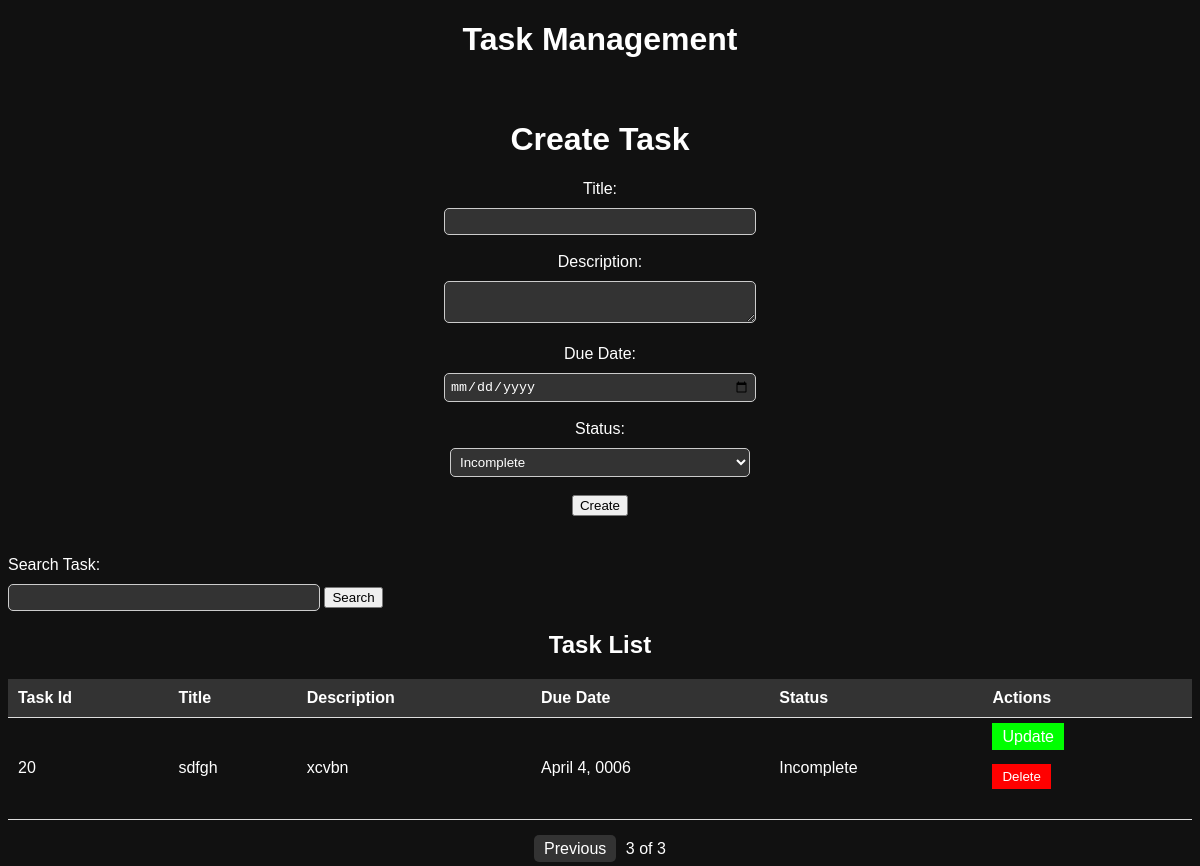
Before: /tasks/?page=3 with the older database file.
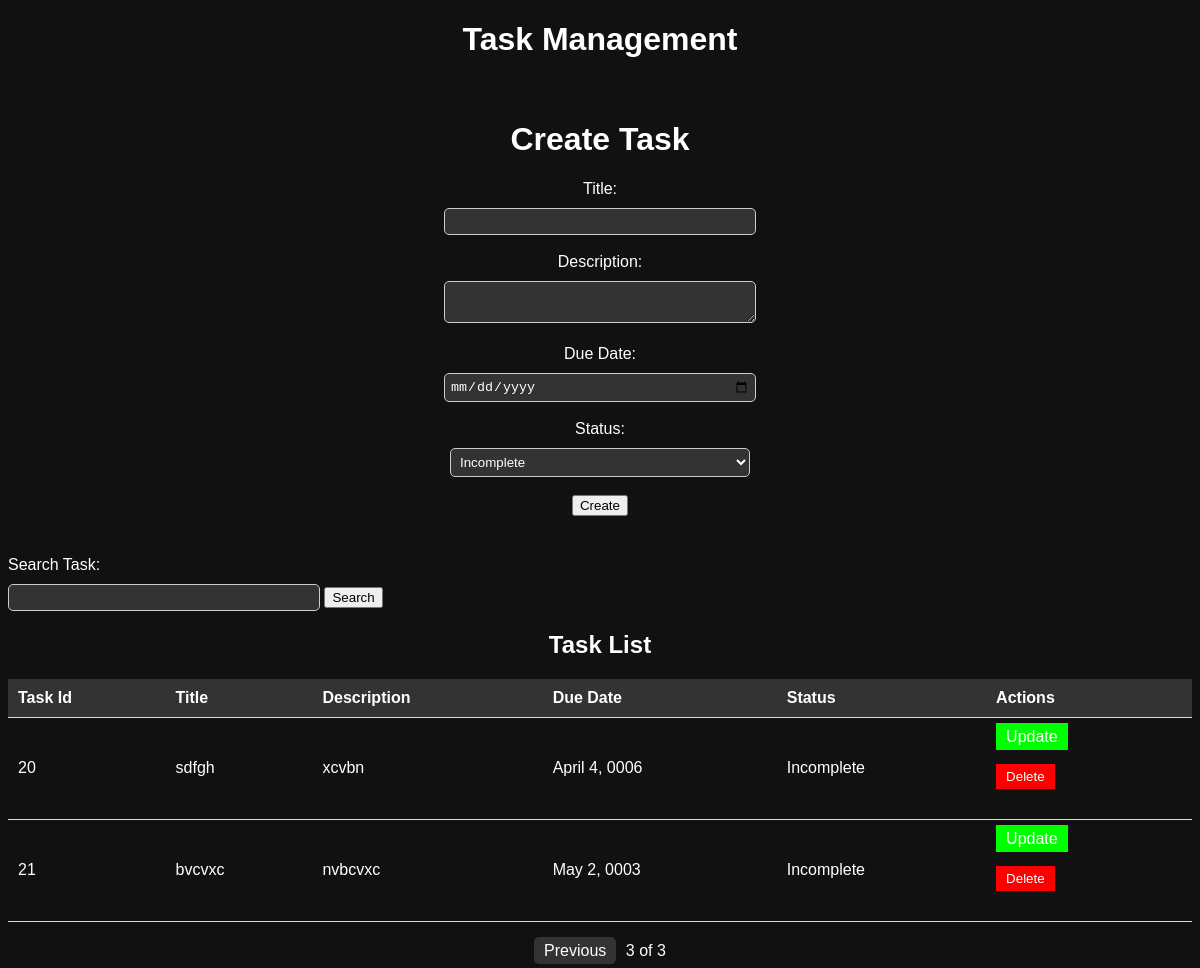
After: the same page with the newer database file.
### ums_app/models.py (models this page shows, shortened)
class Task(models.Model):
    STATUS_CHOICES = (
        ('Incomplete', 'Incomplete'),
        ('In Progress', 'In Progress'),
        ('Completed', 'Completed'),
    )
    title = models.CharField(max_length=255)
    id = models.AutoField(primary_key=True)
    description = models.TextField()
    due_date = models.DateField()
    status = models.CharField(max_length=20, choices=STATUS_CHOICES)

### ums_app/views.py (the view)
# urls.py: path('tasks/', views.create_task, name='create_task'),
def create_task(request):
    if request.method == 'POST':
        serializer = TaskSerializer(data=request.POST)
        if serializer.is_valid():
            serializer.save()
            return redirect('create_task')  # Redirect to the home page
    else:
        serializer = TaskSerializer()
    tasks = Task.objects.all()
    search_query = request.GET.get('search')
    if search_query:
        tasks = tasks.filter(id=search_query)
    paginator = Paginator(tasks, 5)  # Set the number of tasks per page
    page_number = request.GET.get('page')
    page_obj = paginator.get_page(page_number)
    return render(request, 'create_task.html', {'serializer': serializer, 'tasks': tasks, 'page_obj': page_obj, 'search_results': tasks})

### ums_app/templates/create_task.html (shortened to what this page needs)
<!DOCTYPE html>
<html>
<head>
</head>
<body>
    <h1>Task Management</h1>
    <div class="container">
        <h1>Create Task</h1>
        <form method="post">
            <label for="title">Title:</label>
            <br>
            <input type="text" id="title" name="title" required>
            <br>
            <br>
            <label for="description">Description:</label>
            <br>
            <textarea id="description" name="description" required></textarea>
            <br>
            <br>
            <label for="due_date">Due Date:</label>
            <br>
            <input type="date" id="due_date" name="due_date" required>
            <br>
            <br>
            <label for="status">Status:</label>
            <br>
            <select id="status" name="status" required>
                <option value="Incomplete">Incomplete</option>
            </select>
            <br>
            <br>
            <button type="submit" class="btn btn-success">Create</button>
        </form>
    </div>
    <form method="get" action="{% url 'create_task' %}">
    <label for="search">Search Task:</label>
        <br>
    <input type="text" id="search" name="search">
    <button type="submit">Search</button>
</form>
    <h2>Task List</h2>
    <table>
        <tr>
            <th>Task Id</th>
            <th>Title</th>
            <th>Description</th>
            <th>Due Date</th>
            <th>Status</th>
            <th>Actions</th>
        </tr>
        {% for task in page_obj %}
            <tr>
                <td>{{ task.id }}</td>
                <td>{{ task.title }}</td>
                <td>{{ task.description }}</td>
                <td>{{ task.due_date }}</td>
                <td>{{ task.status }}</td>
                <td>
                    <a href="{% url 'update_task' task.id %}" class="update-button">Update</a>
                    <br>
                    <br>
                    <form method="post" action="{% url 'delete_task' task.id %}">
                        <button type="submit" class="delete-button">Delete</button>
                    </form>
                </td>
            </tr>
        {% empty %}
            <tr>
                <td colspan="6">No tasks found.</td>
            </tr>
        {% endfor %}
    </table>
    <div class="pagination-container">
    <div class="pagination">
        {% if page_obj.has_previous %}
            <a href="?page={{ page_obj.previous_page_number }}">Previous</a>
        {% endif %}
        <span class="current-page">{{ page_obj.number }}</span>
        <span class="total-pages">of {{ page_obj.paginator.num_pages }}</span>
    </div>
</div>
</body>
</html>

Changed rows visible on the page:
added Task: id "21", title "bvcvxc", description "nvbcvxc", due_date "May 2, 0003", status "Incomplete"
